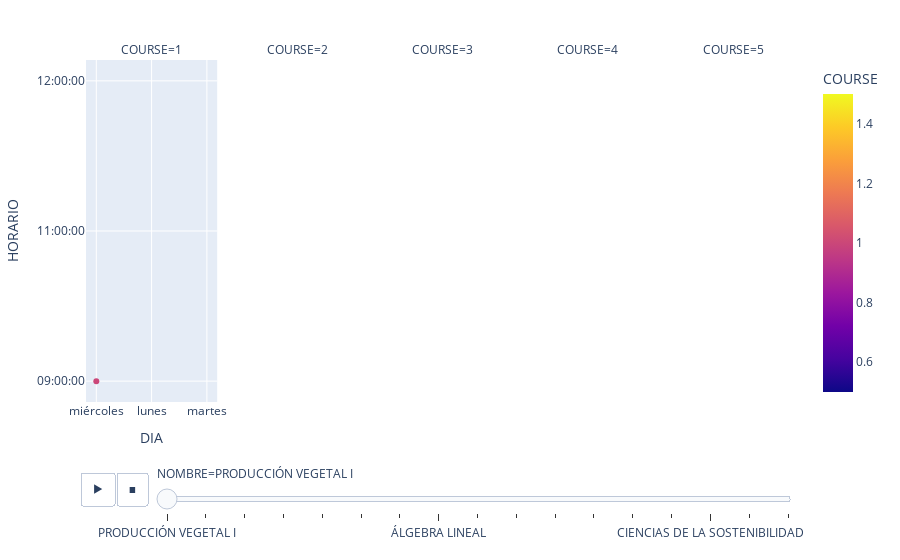

Notebook code cell kept with this figure:
### Code cell
import plotly.express as px
fig = px.scatter(df_Horario, x="DIA", y="HORARIO", animation_frame="NOMBRE", animation_group="COURSE"
                ,color='COURSE', facet_col="COURSE")
fig.show()

### Figure 1 — Plotly figure (JSON) as saved in the notebook; plotly's stock layout.template omitted (floating-point values rounded to 4 significant figures)
{"data": [{"hovertemplate": "NOMBRE=PRODUCCIÓN VEGETAL I<br>COURSE=%{marker.color}<br>DIA=%{x}<br>HORARIO=%{y}<extra></extra>", "ids": [1, 1, 1, 1, 1, 1], "legendgroup": "", "marker": {"color": [1, 1, 1, 1, 1, 1], "coloraxis": "coloraxis", "symbol": "circle"}, "mode": "markers", "name": "", "orientation": "v", "showlegend": false, "type": "scatter", "x": ["miércoles", "lunes", "martes", "miércoles", "lunes", "martes"], "xaxis": "x", "y": ["09:00:00", "09:00:00", "09:00:00", "11:00:00", "12:00:00", "11:00:00"], "yaxis": "y"}], "layout": {"annotations": [{"font": {}, "showarrow": false, "text": "COURSE=1", "x": 0.092, "xanchor": "center", "xref": "paper", "y": 1, "yanchor": "bottom", "yref": "paper"}, {"font": {}, "showarrow": false, "text": "COURSE=2", "x": 0.296, "xanchor": "center", "xref": "paper", "y": 1, "yanchor": "bottom", "yref": "paper"}, {"font": {}, "showarrow": false, "text": "COURSE=3", "x": 0.5, "xanchor": "center", "xref": "paper", "y": 1, "yanchor": "bottom", "yref": "paper"}, {"font": {}, "showarrow": false, "text": "COURSE=4", "x": 0.704, "xanchor": "center", "xref": "paper", "y": 1, "yanchor": "bottom", "yref": "paper"}, {"font": {}, "showarrow": false, "text": "COURSE=5", "x": 0.908, "xanchor": "center", "xref": "paper", "y": 1, "yanchor": "bottom", "yref": "paper"}], "coloraxis": {"colorbar": {"title": {"text": "COURSE"}}, "colorscale": [[0, "#0d0887"], [0.1111, "#46039f"], [0.2222, "#7201a8"], [0.3333, "#9c179e"], [0.4444, "#bd3786"], [0.5556, "#d8576b"], [0.6667, "#ed7953"], [0.7778, "#fb9f3a"], [0.8889, "#fdca26"], [1, "#f0f921"]]}, "legend": {"tracegroupgap": 0}, "margin": {"t": 60}, "sliders": [{"active": 0, "currentvalue": {"prefix": "NOMBRE="}, "len": 0.9, "pad": {"b": 10, "t": 60}, "steps": [{"args": [["PRODUCCIÓN VEGETAL I"], {"frame": {"duration": 0, "redraw": false}, "fromcurrent": true, "mode": "immediate", "transition": {"duration": 0, "easing": "linear"}}], "label": "PRODUCCIÓN VEGETAL I", "method": "animate"}, {"args": [["DIAGNÓSTICO Y PROTECCIÓN VEGETAL I"], {"frame": {"duration": 0, "redraw": false}, "fromcurrent": true, "mode": "immediate", "transition": {"duration": 0, "easing": "linear"}}], "label": "DIAGNÓSTICO Y PROTECCIÓN VEGETAL I", "method": "animate"}, {"args": [["TÉCNICAS DIETÉTICAS"], {"frame": {"duration": 0, "redraw": false}, "fromcurrent": true, "mode": "immediate", "transition": {"duration": 0, "easing": "linear"}}], "label": "TÉCNICAS DIETÉTICAS", "method": "animate"}, {"args": [["CÁLCULO DE UNA VARIABLE"], {"frame": {"duration": 0, "redraw": false}, "fromcurrent": true, "mode": "immediate", "transition": {"duration": 0, "easing": "linear"}}], "label": "CÁLCULO DE UNA VARIABLE", "method": "animate"}, {"args": [["CÁLCULO VECTORIAL"], {"frame": {"duration": 0, "redraw": false}, "fromcurrent": true, "mode": "immediate", "transition": {"duration": 0, "easing": "linear"}}], "label": "CÁLCULO VECTORIAL", "method": "animate"}, {"args": [["SISTEMAS DIGITALES I"], {"frame": {"duration": 0, "redraw": false}, "fromcurrent": true, "mode": "immediate", "transition": {"duration": 0, "easing": "linear"}}], "label": "SISTEMAS DIGITALES I", "method": "animate"}, {"args": [["PRINCIPIOS DE ELECTRÓNICA"], {"frame": {"duration": 0, "redraw": false}, "fromcurrent": true, "mode": "immediate", "transition": {"duration": 0, "easing": "linear"}}], "label": "PRINCIPIOS DE ELECTRÓNICA", "method": "animate"}, {"args": [["ÁLGEBRA LINEAL"], {"frame": {"duration": 0, "redraw": false}, "fromcurrent": true, "mode": "immediate", "transition": {"duration": 0, "easing": "linear"}}], "label": "ÁLGEBRA LINEAL", "method": "animate"}, {"args": [["ESTADÍSTICA"], {"frame": {"duration": 0, "redraw": false}, "fromcurrent": true, "mode": "immediate", "transition": {"duration": 0, "easing": "linear"}}], "label": "ESTADÍSTICA", "method": "animate"}, {"args": [["INGLÉS III"], {"frame": {"duration": 0, "redraw": false}, "fromcurrent": true, "mode": "immediate", "transition": {"duration": 0, "easing": "linear"}}], "label": "INGLÉS III", "method": "animate"}, {"args": [["INGLÉS IV"], {"frame": {"duration": 0, "redraw": false}, "fromcurrent": true, "mode": "immediate", "transition": {"duration": 0, "easing": "linear"}}], "label": "INGLÉS IV", "method": "animate"}, {"args": [["INGLÉS I"], {"frame": {"duration": 0, "redraw": false}, "fromcurrent": true, "mode": "immediate", "transition": {"duration": 0, "easing": "linear"}}], "label": "INGLÉS I", "method": "animate"}, {"args": [["INGLÉS II"], {"frame": {"duration": 0, "redraw": false}, "fromcurrent": true, "mode": "immediate", "transition": {"duration": 0, "easing": "linear"}}], "label": "INGLÉS II", "method": "animate"}, {"args": [["INGLÉS V"], {"frame": {"duration": 0, "redraw": false}, "fromcurrent": true, "mode": "immediate", "transition": {"duration": 0, "easing": "linear"}}], "label": "INGLÉS V", "method": "animate"}, {"args": [["CIENCIAS DE LA SOSTENIBILIDAD"], {"frame": {"duration": 0, "redraw": false}, "fromcurrent": true, "mode": "immediate", "transition": {"duration": 0, "easing": "linear"}}], "label": "CIENCIAS DE LA SOSTENIBILIDAD", "method": "animate"}, {"args": [["FUNDAMENTOS DE PROGRAMACIÓN"], {"frame": {"duration": 0, "redraw": false}, "fromcurrent": true, "mode": "immediate", "transition": {"duration": 0, "easing": "linear"}}], "label": "FUNDAMENTOS DE PROGRAMACIÓN", "method": "animate"}, {"args": [["EMPRENDIMIENTO E INNOVACIÓN"], {"frame": {"duration": 0, "redraw": false}, "fromcurrent": true, "mode": "immediate", "transition": {"duration": 0, "easing": "linear"}}], "label": "EMPRENDIMIENTO E INNOVACIÓN", "method": "animate"}], "x": 0.1, "xanchor": "left", "y": 0, "yanchor": "top"}], "updatemenus": [{"buttons": [{"args": [null, {"frame": {"duration": 500, "redraw": false}, "fromcurrent": true, "mode": "immediate", "transition": {"duration": 500, "easing": "linear"}}], "label": "&#9654;", "method": "animate"}, {"args": [[null], {"frame": {"duration": 0, "redraw": false}, "fromcurrent": true, "mode": "immediate", "transition": {"duration": 0, "easing": "linear"}}], "label": "&#9724;", "method": "animate"}], "direction": "left", "pad": {"r": 10, "t": 70}, "showactive": false, "type": "buttons", "x": 0.1, "xanchor": "right", "y": 0, "yanchor": "top"}], "xaxis": {"anchor": "y", "domain": [0, 0.184], "title": {"text": "DIA"}}, "xaxis2": {"anchor": "y2", "domain": [0.204, 0.388], "matches": "x", "title": {"text": "DIA"}}, "xaxis3": {"anchor": "y3", "domain": [0.408, 0.592], "matches": "x", "title": {"text": "DIA"}}, "xaxis4": {"anchor": "y4", "domain": [0.612, 0.796], "matches": "x", "title": {"text": "DIA"}}, "xaxis5": {"anchor": "y5", "domain": [0.816, 1], "matches": "x", "title": {"text": "DIA"}}, "yaxis": {"anchor": "x", "domain": [0, 1], "title": {"text": "HORARIO"}}, "yaxis2": {"anchor": "x2", "domain": [0, 1], "matches": "y", "showticklabels": false}, "yaxis3": {"anchor": "x3", "domain": [0, 1], "matches": "y", "showticklabels": false}, "yaxis4": {"anchor": "x4", "domain": [0, 1], "matches": "y", "showticklabels": false}, "yaxis5": {"anchor": "x5", "domain": [0, 1], "matches": "y", "showticklabels": false}}}
